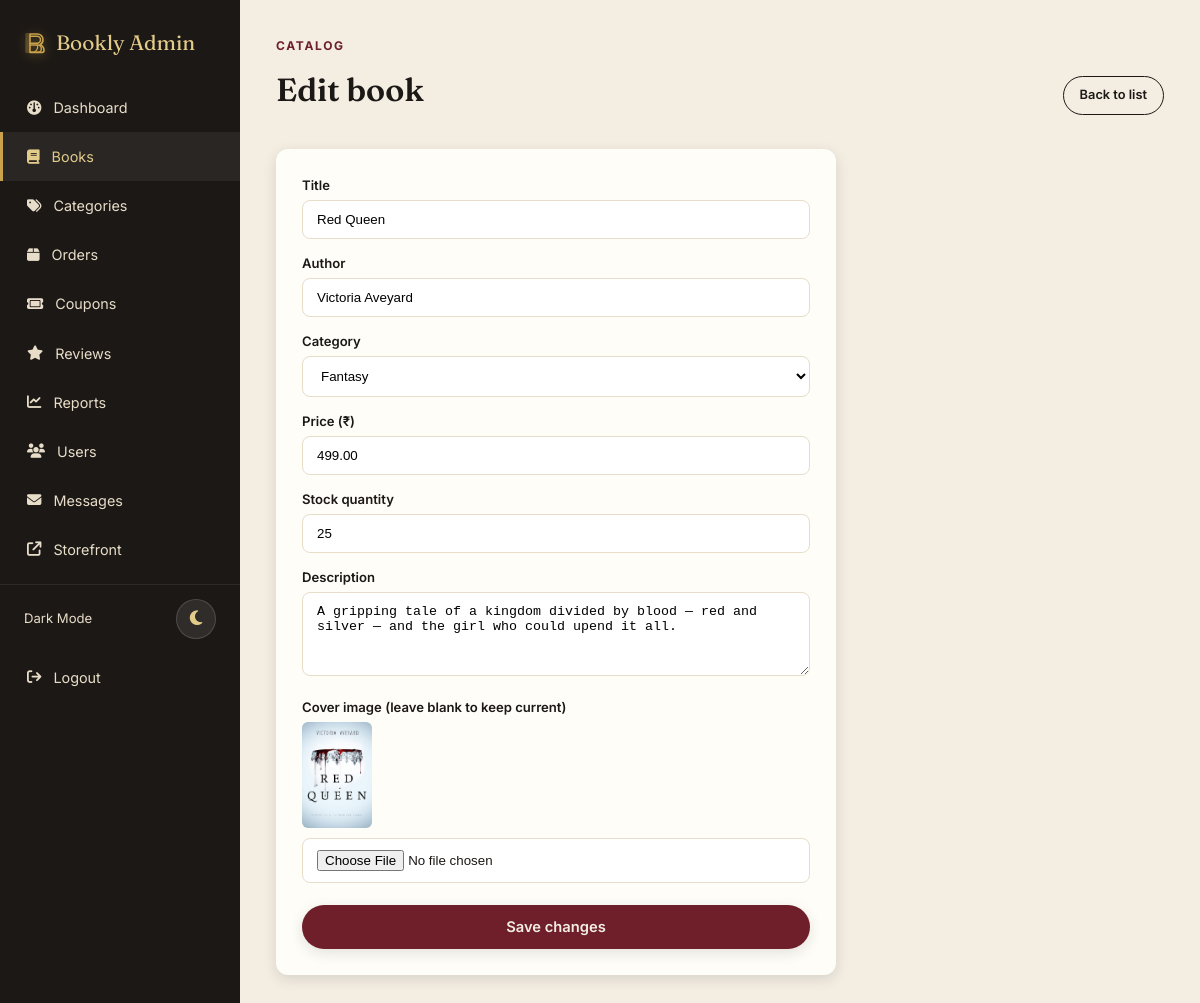
The page /admin/book_form.php?id=1 (signed in) on the database its author committed.
### tables this page shows
CREATE TABLE `books` (
  `id` INT UNSIGNED NOT NULL AUTO_INCREMENT,
  `title` VARCHAR(200) NOT NULL,
  `author` VARCHAR(150) NOT NULL,
  `category_id` INT UNSIGNED NOT NULL,
  `price` DECIMAL(10,2) NOT NULL,
  `stock` INT UNSIGNED NOT NULL DEFAULT 0,
  `description` TEXT,
  `cover_image` VARCHAR(255) NOT NULL,
  `created_at` TIMESTAMP NOT NULL DEFAULT CURRENT_TIMESTAMP,
  PRIMARY KEY (`id`),
  KEY `category_id` (`category_id`),
  CONSTRAINT `fk_books_category` FOREIGN KEY (`category_id`) REFERENCES `categories`(`id`) ON DELETE RESTRICT
);

CREATE TABLE `categories` (
  `id` INT UNSIGNED NOT NULL AUTO_INCREMENT,
  `name` VARCHAR(100) NOT NULL UNIQUE,
  PRIMARY KEY (`id`)
);

### includes/functions.php (called while the page is built, shortened)
<?php
function h($str) {
    return htmlspecialchars($str ?? '', ENT_QUOTES, 'UTF-8');
}

### admin/book_form.php (the view, shortened to what this page needs)
<?php
require_once '../config.php';
require_once '../includes/functions.php';
$book_id = (int) ($_GET['id'] ?? 0);
$book = ['title' => '', 'author' => '', 'category_id' => '', 'price' => '', 'stock' => '', 'description' => '', 'cover_image' => ''];
$is_edit = false;
if ($book_id) {
    $stmt = $pdo->prepare('SELECT * FROM books WHERE id = ?');
    $stmt->execute([$book_id]);
    $found = $stmt->fetch();
    if ($found) { $book = $found; $is_edit = true; }
}
$categories = $pdo->query('SELECT * FROM categories ORDER BY name')->fetchAll();
require_once 'includes/admin_header.php';
?>
<div class="section-head">
  <div><span class="eyebrow">Catalog</span><h2><?= $is_edit ? 'Edit book' : 'Add a new book'; ?></h2></div>
  <a href="books.php" class="btn btn-outline btn-sm">Back to list</a>
</div>
<form method="post" enctype="multipart/form-data" class="admin-form" style="max-width:560px; background:#fffdf8; padding:26px; border-radius:12px; box-shadow:var(--shadow-sm);">
  <label>Title</label>
  <input type="text" name="title" required value="<?= h($book['title']); ?>">
  <label>Author</label>
  <input type="text" name="author" required value="<?= h($book['author']); ?>">
  <label>Category</label>
  <select name="category_id" required>
    <?php foreach ($categories as $cat): ?>
      <option value="<?= $cat['id']; ?>" <?= $book['category_id'] == $cat['id'] ? 'selected' : ''; ?>><?= h($cat['name']); ?></option>
    <?php endforeach; ?>
  </select>
  <label>Price (₹)</label>
  <input type="number" step="0.01" name="price" required value="<?= h($book['price']); ?>">
  <label>Stock quantity</label>
  <input type="number" name="stock" required value="<?= h($book['stock']); ?>">
  <label>Description</label>
  <textarea name="description" rows="4"><?= h($book['description']); ?></textarea>
  <label>Cover image <?= $is_edit ? '(leave blank to keep current)' : ''; ?></label>
  <?php if ($is_edit && $book['cover_image']): ?>
    <img src="../images/<?= h($book['cover_image']); ?>" style="width:70px; border-radius:6px; margin-bottom:10px;">
  <?php endif; ?>
  <input type="file" name="cover" accept="image/*">
  <button type="submit" class="btn btn-primary" style="width:100%; margin-top:8px;"><?= $is_edit ? 'Save changes' : 'Add book'; ?></button>
</form>
<?php require_once 'includes/admin_footer.php'; ?>

### rows shown on the page
books: title "Red Queen", author "Victoria Aveyard", category_id "Fantasy", price "499.00", stock "25", description "A gripping tale of a kingdom divided by blood — red and silver — and the girl who could upend it all.", cover_image (picture)
